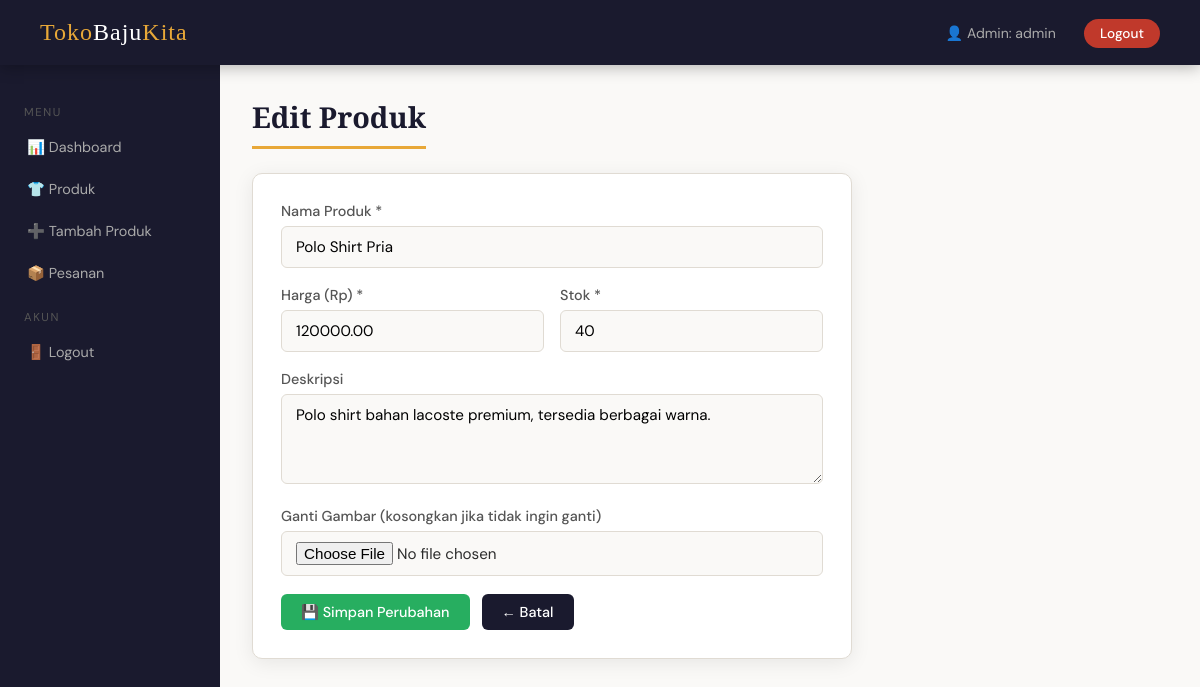
The page /admin/edit_produk.php?id=6 (signed in) on the database its author committed.
### tables this page shows
CREATE TABLE IF NOT EXISTS products (
    id INT AUTO_INCREMENT PRIMARY KEY,
    nama_produk VARCHAR(100) NOT NULL,
    harga DECIMAL(10,2) NOT NULL,
    stok INT NOT NULL DEFAULT 0,
    deskripsi TEXT,
    gambar VARCHAR(255),
    created_at TIMESTAMP DEFAULT CURRENT_TIMESTAMP
);

### admin/edit_produk.php (the view, shortened to what this page needs)
<?php
include_once '../includes/koneksi.php';
$product_id = intval($_GET['id'] ?? 0);
$res     = mysqli_query($conn, "SELECT * FROM products WHERE id = $product_id");
$product = mysqli_fetch_assoc($res);
?>
<!DOCTYPE html>
<html lang="id">
<head>
    <link rel="stylesheet" href="../css/style.css">
</head>
<body>
<?php include 'includes/navbar.php'; ?>
<div class="admin-layout">
    <?php include 'includes/sidebar.php'; ?>
    <div class="admin-content">
        <h2 class="page-title">Edit Produk</h2>
        <div style="background:white; padding:28px; border-radius:10px; box-shadow:var(--shadow); max-width:600px; border:1px solid var(--border);">
            <form method="POST" enctype="multipart/form-data" onsubmit="return validasiFormProduk()">
                <div class="form-group">
                    <label>Nama Produk *</label>
                    <input type="text" id="nama_produk" name="nama_produk" required value="<?= htmlspecialchars($product['nama_produk']) ?>">
                </div>
                <div style="display:grid; grid-template-columns:1fr 1fr; gap:16px;">
                    <div class="form-group">
                        <label>Harga (Rp) *</label>
                        <input type="number" id="harga" name="harga" min="1" required value="<?= $product['harga'] ?>">
                    </div>
                    <div class="form-group">
                        <label>Stok *</label>
                        <input type="number" id="stok" name="stok" min="0" required value="<?= $product['stok'] ?>">
                    </div>
                </div>
                <div class="form-group">
                    <label>Deskripsi</label>
                    <textarea name="deskripsi"><?= htmlspecialchars($product['deskripsi']) ?></textarea>
                </div>
                <div class="form-group">
                    <label>Ganti Gambar (kosongkan jika tidak ingin ganti)</label>
                    <input type="file" name="gambar" accept="image/*" onchange="previewGambar(this)">
                </div>
                <div style="display:flex; gap:12px; margin-top:8px;">
                    <button type="submit" class="btn btn-success">💾 Simpan Perubahan</button>
                    <a href="produk.php" class="btn btn-primary">← Batal</a>
                </div>
            </form>
        </div>
    </div>
</div>
</body>
</html>

### css/style.css (style rules this page uses)
:root { --primary: #1a1a2e; --accent: #e8a838; --accent2: #c0392b; --bg: #faf9f7; --bg2: #f0ede8; --white: #ffffff; --text: #2c2c2c; --text-muted: #888; --border: #e0dbd3; --success: #27ae60; --danger: #e74c3c; --shadow: 0 4px 20px rgba(0,0,0,0.08); --radius: 10px; }
* { margin: 0; padding: 0; box-sizing: border-box; }
body { font-family: 'DM Sans', sans-serif; background: var(--bg); color: var(--text); min-height: 100vh; }
.page-title { font-family: 'Playfair Display', serif; font-size: 1.8rem; color: var(--primary); margin-bottom: 24px; padding-bottom: 10px; border-bottom: 3px solid var(--accent); display: inline-block; }
.btn { display: inline-block; padding: 9px 20px; border-radius: 6px; border: none; cursor: pointer; font-family: 'DM Sans', sans-serif; font-size: 0.9rem; font-weight: 500; text-decoration: none; transition: all 0.2s; }
.btn-primary { background: var(--primary); color: white; }
.btn-success { background: var(--success); color: white; }
.form-group { margin-bottom: 18px; }
.form-group label { display: block; font-weight: 500; margin-bottom: 6px; font-size: 0.9rem; color: #555; }
.form-group input, .form-group textarea, .form-group select { width: 100%; padding: 10px 14px; border: 1.5px solid var(--border); border-radius: 6px; font-family: 'DM Sans', sans-serif; font-size: 0.95rem; transition: border-color 0.2s; background: var(--bg); }
.form-group textarea { resize: vertical; min-height: 90px; }
.admin-layout { display: flex; min-height: calc(100vh - 65px); }
.admin-content { flex: 1; padding: 32px; overflow-y: auto; }

### rows shown on the page
products: nama_produk "Polo Shirt Pria", harga "120000.00", stok "40", deskripsi "Polo shirt bahan lacoste premium, tersedia berbagai warna."

### other values the page prints
$_SESSION['username'] "admin"
